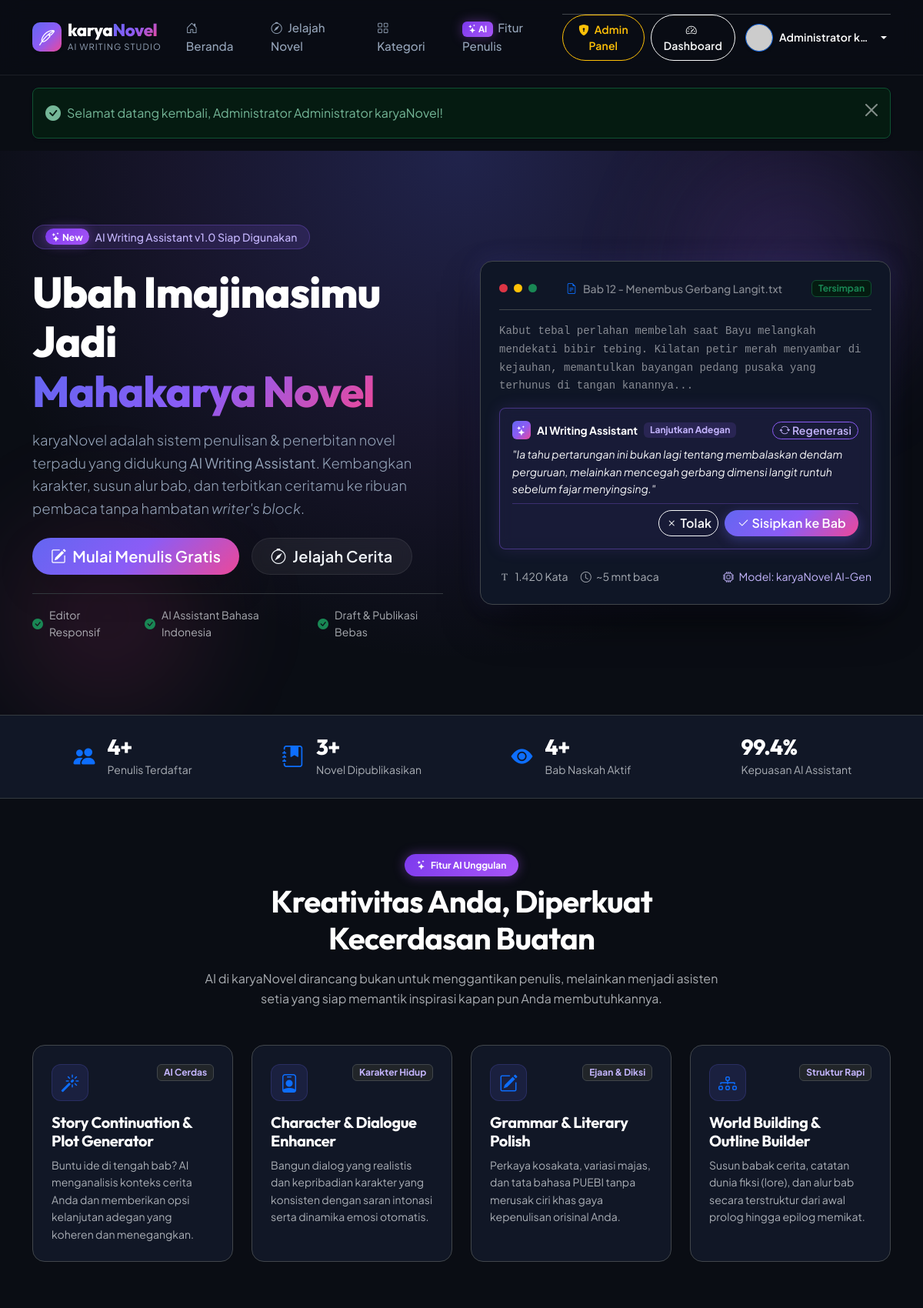
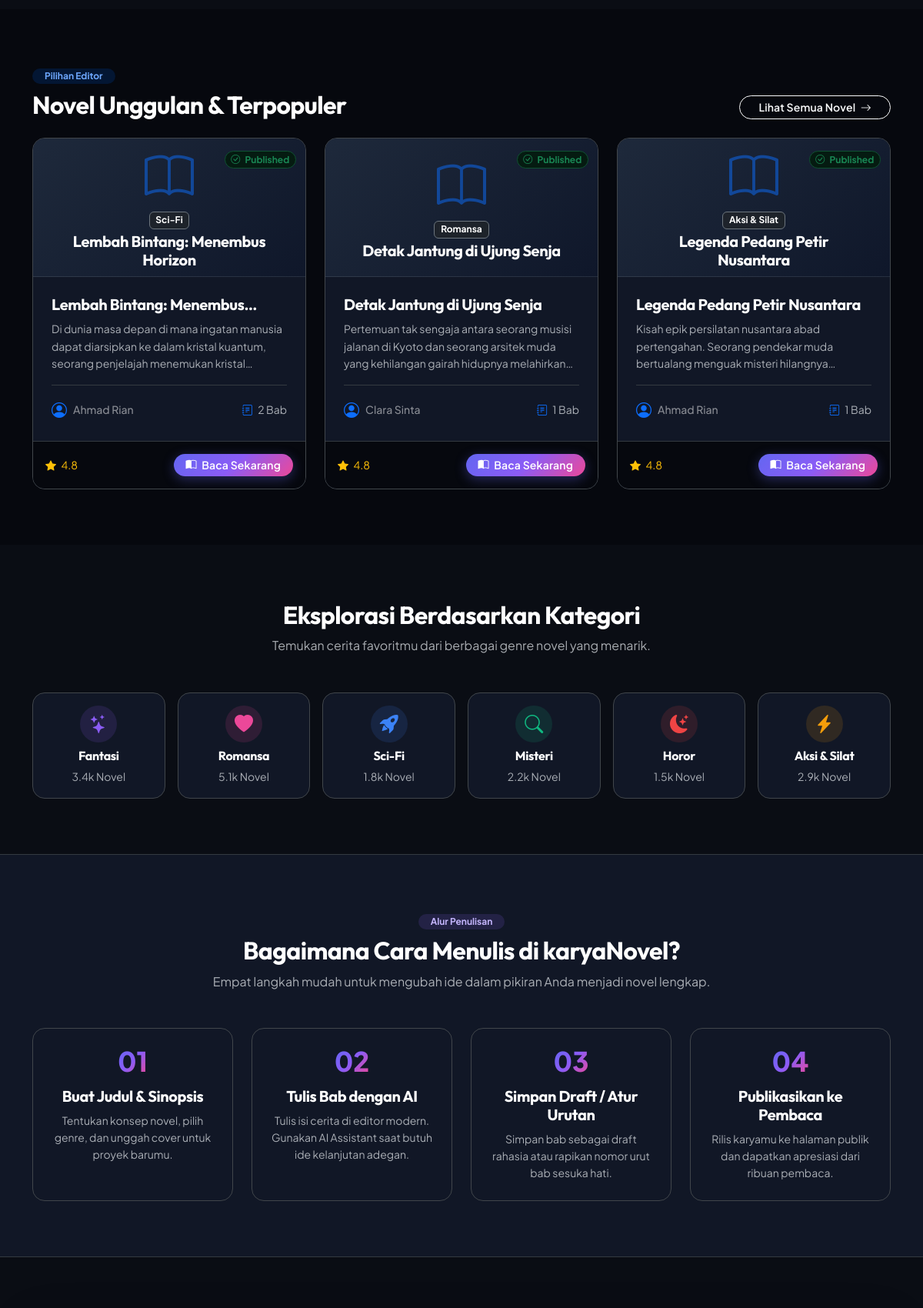
The page / (signed in, upper part) on the database its author committed (2 pictures, top to bottom).
### tables this page shows
CREATE TABLE `novels` (
    `id` INT AUTO_INCREMENT PRIMARY KEY,
    `user_id` INT NOT NULL,
    `title` VARCHAR(200) NOT NULL,
    `synopsis` TEXT NOT NULL,
    `genre` VARCHAR(100) NOT NULL,
    `cover` VARCHAR(255) NULL,
    `status` ENUM('draft', 'published') DEFAULT 'draft',
    `created_at` TIMESTAMP DEFAULT CURRENT_TIMESTAMP,
    `updated_at` TIMESTAMP DEFAULT CURRENT_TIMESTAMP ON UPDATE CURRENT_TIMESTAMP,
    CONSTRAINT `fk_novels_user` FOREIGN KEY (`user_id`) REFERENCES `users` (`id`) ON DELETE CASCADE,
    INDEX `idx_novels_user_id` (`user_id`),
    INDEX `idx_novels_status` (`status`),
    INDEX `idx_novels_genre` (`genre`)
);

CREATE TABLE `users` (
    `id` INT AUTO_INCREMENT PRIMARY KEY,
    `name` VARCHAR(100) NOT NULL,
    `email` VARCHAR(150) NOT NULL UNIQUE,
    `phone` VARCHAR(25) NULL,
    `password` VARCHAR(255) NOT NULL,
    `otp_code` VARCHAR(10) NULL,
    `otp_expiry` DATETIME NULL,
    `is_verified` TINYINT(1) DEFAULT 1,
    `role` ENUM('pembaca', 'penulis', 'admin', 'user') DEFAULT 'pembaca',
    `created_at` TIMESTAMP DEFAULT CURRENT_TIMESTAMP,
    `updated_at` TIMESTAMP DEFAULT CURRENT_TIMESTAMP ON UPDATE CURRENT_TIMESTAMP,
    INDEX `idx_users_email` (`email`),
    INDEX `idx_users_phone` (`phone`),
    INDEX `idx_users_role` (`role`)
);

### app/views/home/index.php (the view, shortened to what the rows shown need)
<section class="hero-section position-relative overflow-hidden pt-5 pb-5">
    <div class="container position-relative py-lg-5">
        <div class="row align-items-center g-5">
            <div class="col-lg-6">
                <h1 class="display-4 fw-extrabold text-white hero-headline mb-3">
                    Ubah Imajinasimu Jadi <span class="text-gradient">Mahakarya Novel</span>
                </h1>
            </div>
        </div>
    </div>
</section>
<section class="py-5 position-relative" id="ai-features">
    <div class="container py-lg-4">
        <div class="text-center max-w-700 mx-auto mb-5">
            <h2 class="display-6 fw-bold text-white mb-3">
                Kreativitas Anda, Diperkuat Kecerdasan Buatan
            </h2>
        </div>
    </div>
</section>
<section class="py-5 bg-dark-deep" id="explore">
    <div class="container py-lg-4">
        <div class="d-flex flex-column flex-md-row justify-content-between align-items-md-end mb-4 gap-3">
            <div>
                <h2 class="h2 fw-bold text-white mb-0">Novel Unggulan & Terpopuler</h2>
            </div>
        </div>
        <div class="row g-4">
            <?php foreach ($featuredNovels as $novel): ?>
                <div class="col-md-6 col-lg-4">
                    <div class="card card-novel h-100 rounded-4 overflow-hidden border border-secondary-subtle">
                        <div class="novel-cover-wrapper position-relative">
                            <div class="novel-cover-placeholder d-flex flex-column align-items-center justify-content-center p-4 text-center">
                                <i class="bi bi-book text-primary opacity-50 display-3 mb-2"></i>
                                <span class="badge bg-dark bg-opacity-75 text-white border border-secondary mb-1"><?= $novel['genre'] ?? 'Fiksi'; ?></span>
                                <h5 class="fw-bold text-white px-2 mb-0"><?= sanitize($novel['title']); ?></h5>
                            </div>
                            <div class="novel-status-badge">
                                <span class="badge bg-success-subtle text-success border border-success-subtle rounded-pill">
                                    <i class="bi bi-check-circle me-1"></i> <?= ucfirst($novel['status']); ?>
                                </span>
                            </div>
                        </div>
                        <div class="card-body p-4 d-flex flex-column">
                            <h5 class="card-title fw-bold text-white mb-2 line-clamp-1">
                                <?= sanitize($novel['title']); ?>
                            </h5>
                            <p class="card-text text-muted small flex-grow-1 line-clamp-3 mb-3">
                                <?= sanitize($novel['synopsis']); ?>
                            </p>
                            <div class="d-flex align-items-center justify-content-between pt-3 border-top border-dark-subtle mt-auto">
                                <div class="d-flex align-items-center gap-2">
                                    <div class="author-avatar-sm">
                                        <i class="bi bi-person-circle text-primary fs-5"></i>
                                    </div>
                                    <span class="text-white-50 small fw-medium"><?= sanitize($novel['author_name'] ?? 'Penulis karyaNovel'); ?></span>
                                </div>
                                <div class="d-flex align-items-center gap-2 text-muted small">
                                    <span><i class="bi bi-journal-text text-primary me-1"></i> <?= $novel['total_chapters'] ?? 0; ?> Bab</span>
                                </div>
                            </div>
                        </div>
                        <div class="card-footer bg-dark-deep p-3 border-top border-dark-subtle d-flex justify-content-between align-items-center">
                            <span class="text-warning small"><i class="bi bi-star-fill me-1"></i> <?= $novel['rating'] ?? '4.8'; ?></span>
                            <a href="<?= base_url('novel/detail/' . ($novel['id'] ?? 1)); ?>" class="btn btn-sm btn-primary-gradient rounded-pill px-3">
                                <i class="bi bi-book-half me-1"></i> Baca Sekarang
                            </a>
                        </div>
                    </div>
                </div>
            <?php endforeach; ?>
        </div>
    </div>
</section>
<section class="py-5" id="genres">
    <div class="container py-lg-4">
        <div class="text-center max-w-700 mx-auto mb-5">
            <h2 class="h2 fw-bold text-white mb-2">Eksplorasi Berdasarkan Kategori</h2>
        </div>
    </div>
</section>
<section class="py-5 bg-card-dark border-top border-bottom border-dark-subtle">
    <div class="container py-lg-4">
        <div class="text-center max-w-700 mx-auto mb-5">
            <h2 class="h2 fw-bold text-white mb-2">Bagaimana Cara Menulis di karyaNovel?</h2>
        </div>
    </div>
</section>

### rows shown on the page
novels: genre "Sci-Fi", title "Lembah Bintang: Menembus Horizon", status "Published", title "Lembah Bintang:…", synopsis "Di dunia masa depan di mana ingatan manusia dapat diarsipkan ke dalam kristal kuantum, seorang penjelajah menemukan…", user.name "Ahmad Rian", total_chapters "2", rating "4.8"
novels: genre "Romansa", title "Detak Jantung di Ujung Senja", status "Published", synopsis "Pertemuan tak sengaja antara seorang musisi jalanan di Kyoto dan seorang arsitek muda yang kehilangan gairah hidupnya…", user.name "Clara Sinta", total_chapters "1", rating "4.8"
novels: genre "Aksi & Silat", title "Legenda Pedang Petir Nusantara", status "Published", synopsis "Kisah epik persilatan nusantara abad pertengahan. Seorang pendekar muda bertualang menguak misteri…", user.name "Ahmad Rian", total_chapters "1", rating "4.8"

### other values the page prints
$currentUser['name'] "Administrator k…"
$safeMessage "Selamat datang kembali, Administrator Administrator karyaNovel!"
$stat['value'] "4+"
$stat['label'] "Penulis Terdaftar"
$stat['value'] "3+"
$stat['label'] "Novel Dipublikasikan"
$stat['label'] "Bab Naskah Aktif"
$stat['value'] "99.4%"
$stat['label'] "Kepuasan AI Assistant"
$feature['badge'] "AI Cerdas"
$feature['title'] "Story Continuation & Plot Generator"
$feature['description'] "Buntu ide di tengah bab? AI menganalisis konteks cerita Anda dan memberikan opsi kelanjutan adegan yang koheren dan menegangkan."
$feature['badge'] "Karakter Hidup"
$feature['title'] "Character & Dialogue Enhancer"
$feature['description'] "Bangun dialog yang realistis dan kepribadian karakter yang konsisten dengan saran intonasi serta dinamika emosi otomatis."
